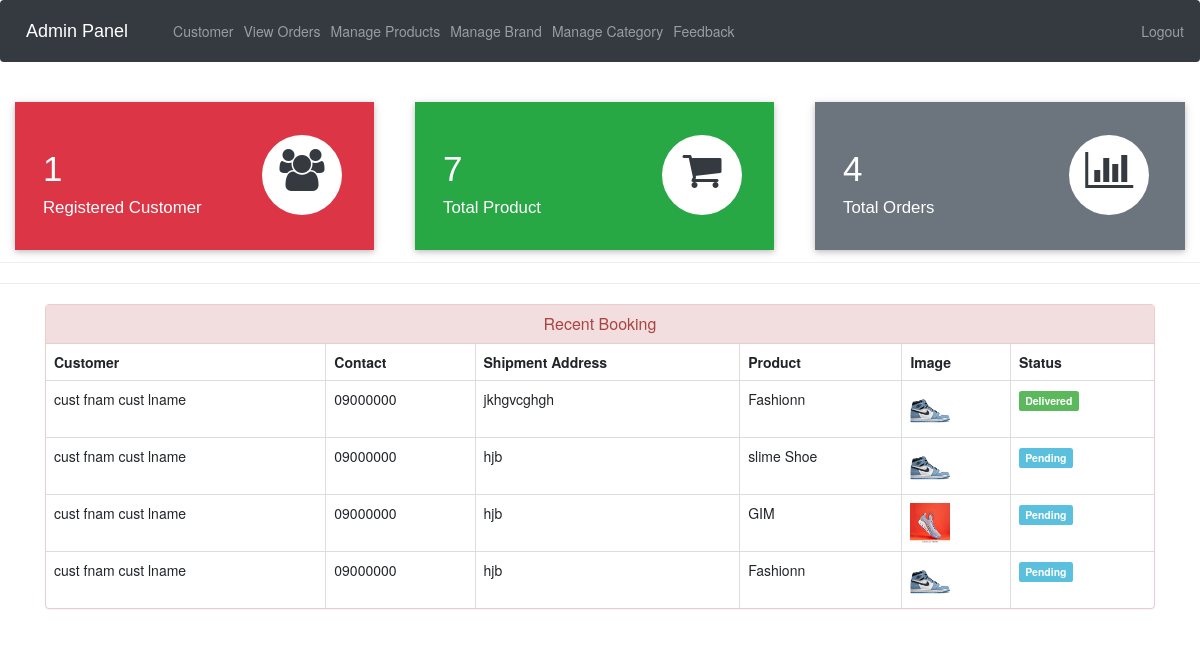
The app's page /admin-dashboard (signed in), older data.
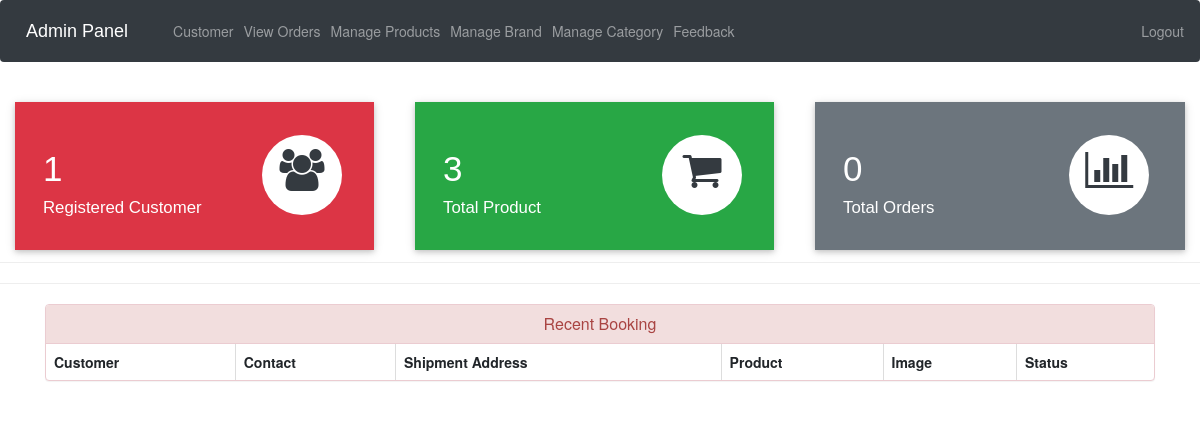
The same page, newer data.
### shoeshop/models.py (models this page shows, shortened)
class Customer(models.Model):
    user=models.OneToOneField(User,on_delete=models.CASCADE)
    profile_pic= models.ImageField(upload_to='profile_pic/CustomerProfilePic/',null=True,blank=True)
    address = models.CharField(max_length=40)
    mobile = models.CharField(max_length=20,null=False)
    @property
    def get_name(self):
        return self.user.first_name+" "+self.user.last_name

class Orders(models.Model):
    STATUS =(
        ('Pending','Pending'),
        ('Order Confirmed','Order Confirmed'),
        ('Out for Delivery','Out for Delivery'),
        ('Delivered','Delivered'),
    )
    customer=models.ForeignKey('Customer', on_delete=models.CASCADE,null=True)
    product=models.ForeignKey('Product',on_delete=models.CASCADE,null=True)
    email = models.CharField(max_length=50,null=True)
    address = models.CharField(max_length=500,null=True)
    mobile = models.CharField(max_length=20,null=True)
    order_date= models.DateField(auto_now_add=True,null=True)
    status=models.CharField(max_length=50,null=True,choices=STATUS)

class Product(models.Model):
    name=models.CharField(max_length=40)
    brand_name= models.ForeignKey("Brand", on_delete=models.CASCADE,null=False)
    category= models.ForeignKey('Category', on_delete=models.CASCADE,null=True)
    size=models.PositiveIntegerField()
    quantity=models.CharField(max_length=10, null=True, blank=True)
    product_image= models.ImageField(upload_to='product_image/', null=True, blank=True)
    price = models.PositiveIntegerField()
    description=models.TextField({'rows': 3, 'cols': 30})

### shoeshop/views.py (the view)
# urls.py: path('admin-dashboard', views.admin_dashboard_view,name='admin-dashboard'),
@login_required(login_url='adminlogin')
def admin_dashboard_view(request):
    customercount=models.Customer.objects.all().count()
    productcount=models.Product.objects.all().count()
    ordercount=models.Orders.objects.all().count()
    orders=models.Orders.objects.all()
    ordered_products=[]
    ordered_bys=[]
    for order in orders:
        ordered_product=models.Product.objects.all().filter(id=order.product.id)
        ordered_by=models.Customer.objects.all().filter(id = order.customer.id)
        ordered_products.append(ordered_product)
        ordered_bys.append(ordered_by)
    mydict={
    'customercount':customercount,
    'productcount':productcount,
    'ordercount':ordercount,
    'data':zip(ordered_products,ordered_bys,orders),
    }
    return render(request,'shoeshop/admin_dashboard.html',context=mydict)

### templates/shoeshop/admin_dashboard.html
{% extends 'shoeshop/admin_base.html' %}
{% load static %}
{% block content %}
<br>
{%include 'shoeshop/admin_dashboard_cards.html'%}
<br><br><br><br><br>
<hr><hr>
<div class="container" >
    <div class="panel panel-danger" >
      <div class="panel-heading" style="text-align:center;">
        <h6 class="panel-title">Recent Booking</h6>
      </div>
      <table class="table table-hover table-bordered" id="dev-table">
        <thead>
          <tr>
            <th>Customer</th>
            <th>Contact</th>
            <th>Shipment Address</th>
            <th>Product</th>
            <th>Image</th>
            <th>Status</th>
          </tr>
        </thead>
        {% for product,customer,order in data %}
        <tr>
          {% for c in customer %}
          <td> {{c.get_name}}</td>
          <td>{{c.mobile}}</td>
          <td>{{order.address}}</td>
          {% endfor %}
          {% for p in product %}
          <td> {{p.name}}</td>
          <td> <img src="{% static p.product_image.url %}" alt="Profile Pic" height="40px" width="40px" /></td>
          {% if order.status == 'Pending'%}
          <td> <span class="label label-info">{{order.status}}</span></td>
          {% elif order.status == 'Delivered' %}
          <td> <span class="label label-success">{{order.status}}</span></td>
          {% elif order.status == 'Out for Delivery' %}
          <td> <span class="label label-warning">{{order.status}}</span></td>
          {%else%}
            <td> <span class="label label-primary">{{order.status}}</span></td>
          {%endif%}
          {% endfor %}
        </tr>
        {% endfor %}
      </table>
  </div>
</div>
{% endblock content %}

Row changes from the older to the newer data that the page shows:
removed Orders: address "jkhgvcghgh", status "Delivered"
no longer on this page (row edited): Customer: get_name "cust fnam cust lname", mobile "09000000"
removed Product: name "Fashionn", product_image (picture)
removed Orders: address "hjb", status "Pending"
no longer on this page (row edited): Product: name "slime Shoe", product_image (picture)
removed Orders: address "hjb", status "Pending"
no longer on this page (row edited): Product: name "GIM", product_image (picture)
removed Orders: address "hjb", status "Pending"
Text that changed along with them:
{{ productcount }}: "7" → "3"
{{ ordercount }}: "4" → "0"
